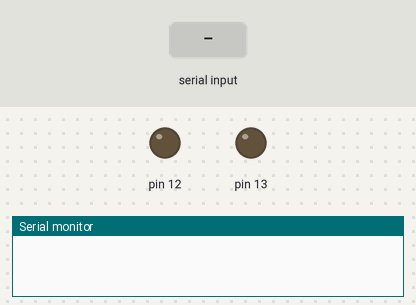
This sketch was run on a simulated Arduino Uno, built with avr-gcc and run on an emulated ATmega328P. Shown: output pins drawn as LEDs (lit = HIGH), the last lines printed to the serial monitor. The inputs (shaded band) are chosen by the test bench.

Above: at 1.2 s.
1.3 s: "1\n" received over Serial
At 1.6 s:
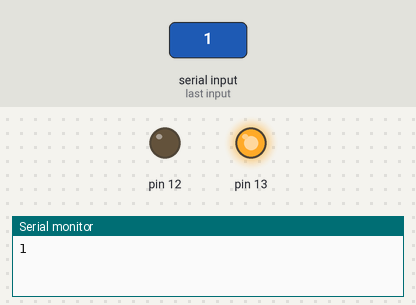
2.8 s: byte 50 ('2') received over Serial
At 4.0 s:
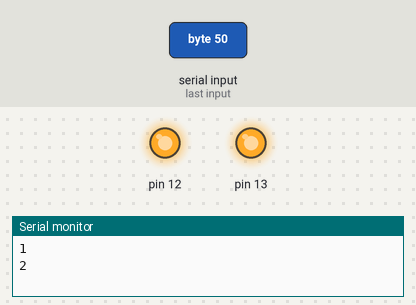
4.3 s: byte 48 ('0') received over Serial
At 5.1 s:
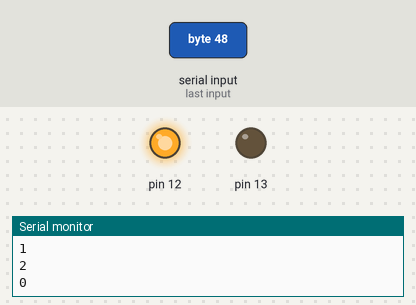
5.8 s: "3\n" received over Serial
At 6.3 s:
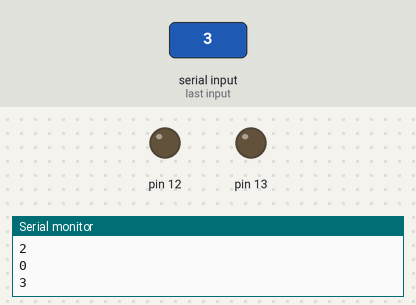
7.3 s: "2\n" received over Serial
At 8.6 s:
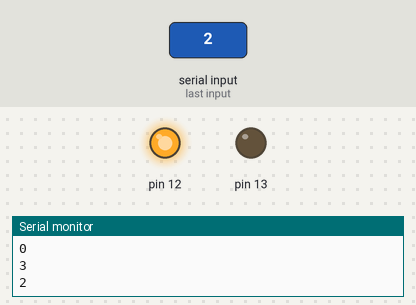
Timing chart, 0 to 9.8 s (numbered marks = the images above; inputs shaded):
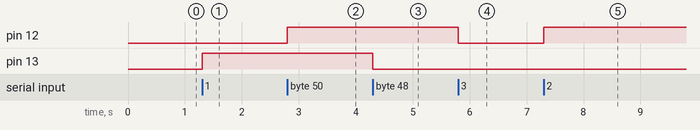

Measured:
- after the input at 1.3 s, pin 13: LOW → HIGH at once
- after the input at 2.8 s, pin 12: LOW → HIGH at once
- after the input at 4.3 s, pin 13: HIGH → LOW at once
- after the input at 5.8 s, pin 12: HIGH → LOW at once
- after the input at 7.3 s, pin 12: LOW → HIGH at once

The sketch:

Main.ino
```cpp
char Ic_v = 2;

void setup()
{
  Serial.begin(9600);
  pinMode(13, OUTPUT);
  pinMode(12,OUTPUT);
}

void loop()
{
  if(Serial.available() > 0)
  {
    Ic_v = Serial.read();
    Serial.print(Ic_v);
    Serial.print("\n");
    if(Ic_v == '1')
      digitalWrite(13, HIGH); // fan on
    else if(Ic_v == '0')    // fan off
      digitalWrite(13, LOW);
    else if (Ic_v == '2')
        digitalWrite(12,HIGH);// light on
    else if (Ic_v == '3')
        digitalWrite(12,LOW);// light off
  }

}
```
